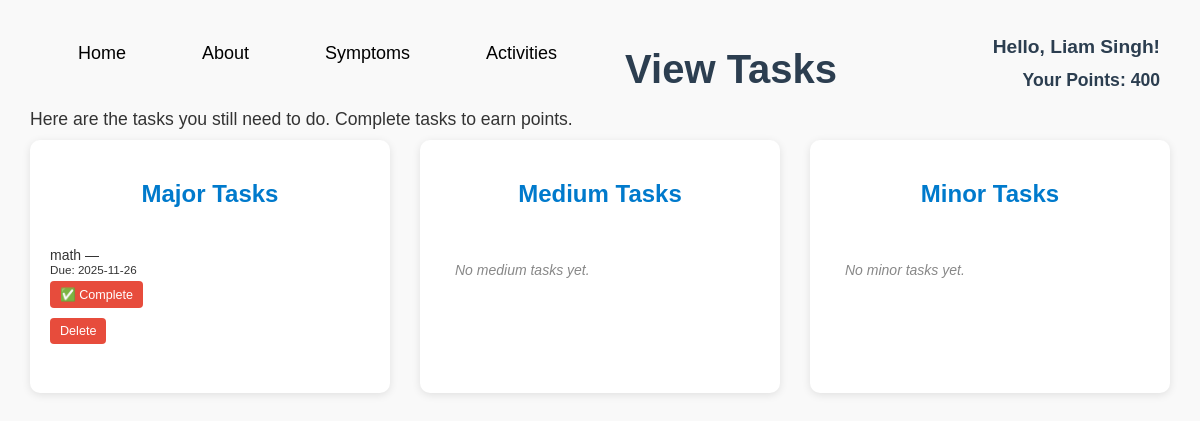
Screenshot of /viewtasks (signed in) with the database file from the repository.
### tables this page shows
CREATE TABLE users (
            id INTEGER PRIMARY KEY AUTOINCREMENT,
            username TEXT UNIQUE,
            password TEXT
        , points INTEGER DEFAULT 0, role TEXT DEFAULT 'child', parent_username TEXT, email TEXT, reminders_enabled INTEGER DEFAULT 0, reminder_frequency TEXT DEFAULT 'weekly', email_verified INTEGER DEFAULT 0);

CREATE TABLE tasks (
            id INTEGER PRIMARY KEY AUTOINCREMENT,
            name TEXT NOT NULL,
            date TEXT,
            importance TEXT NOT NULL,
            user TEXT
        , completed INTEGER DEFAULT 0, completed_at TEXT, duration INTEGER, time TEXT);

### app.py (the view)
@app.route('/viewtasks')
def view_tasks():
    tasks = get_tasks_grouped()
    username = session.get('user') if session else None
    points = 0
    if username:
        conn = get_db_conn()
        c = conn.cursor()
        c.execute("SELECT points FROM users WHERE username = ?", (username,))
        row = c.fetchone()
        if row:
            points = row['points']
        conn.close()
    return render_template('viewtasks.html', tasks=tasks, username=username, points=points)

### app.py (called while the page is built)
def get_db_conn():
    conn = sqlite3.connect(DB_PATH)
    conn.row_factory = sqlite3.Row
    return conn

### templates/viewtasks.html (shortened to what this page needs)
<!DOCTYPE html>
<html lang="en">
<head>
  <link rel="stylesheet" href="{{ url_for('static', filename='activitiesstyle.css') }}">
</head>
<body>
  <div class="menu">
    <ul>
      <li><a href="{{ url_for('home') }}">Home</a></li>
      <li><a href="{{ url_for('about') }}">About</a></li>
      <li><a href="{{ url_for('symptoms') }}">Symptoms</a></li>
      <li><a href="{{ url_for('activities') }}">Activities</a></li>
    </ul>
  </div>
  <div class="front">
    <h1>View Tasks</h1>
    <p class="description">Here are the tasks you still need to do. Complete tasks to earn points.</p>
  </div>
  <div style="max-width:700px; margin:24px auto;">
    <h2 id="greeting"> Hello, {{ username }}!</h2>
    <h3 id="points">Your Points: {{ points }}</h3>
  </div>
  <div class="task-sections">
    <div class="task-section">
      <h2>Major Tasks</h2>
      <ul>
        {% for task in tasks['Major'] %}
        <li>
          {{ task.name }} — <small>Due: {{ task.date }}</small>
          <form action="{{ url_for('complete_task', importance='Major', task_index=loop.index0) }}" method="post" style="display:inline;">
            <button type="submit">✅ Complete</button>
          </form>
          <form action="{{ url_for('delete_task', importance='Major', task_index=loop.index0) }}" method="post" style="display:inline;">
            <button type="submit">Delete</button>
          </form>
        </li>
        {% else %}
        <li class="empty">No major tasks yet.</li>
        {% endfor %}
      </ul>
    </div>
    <div class="task-section">
      <h2>Medium Tasks</h2>
      <ul>
        {% for task in tasks['Medium'] %}
        <li>
          {{ task.name }} — <small>Due: {{ task.date }}</small>
          <form action="{{ url_for('complete_task', importance='Medium', task_index=loop.index0) }}" method="post" style="display:inline;">
            <button type="submit">✅ Complete</button>
          </form>
          <form action="{{ url_for('delete_task', importance='Medium', task_index=loop.index0) }}" method="post" style="display:inline;">
            <button type="submit">Delete</button>
          </form>
        </li>
        {% else %}
        <li class="empty">No medium tasks yet.</li>
        {% endfor %}
      </ul>
    </div>
    <div class="task-section">
      <h2>Minor Tasks</h2>
      <ul>
        {% for task in tasks['Minor'] %}
        <li>
          {{ task.name }} — <small>Due: {{ task.date }}</small>
          <form action="{{ url_for('complete_task', importance='Minor', task_index=loop.index0) }}" method="post" style="display:inline;">
            <button type="submit">✅ Complete</button>
          </form>
          <form action="{{ url_for('delete_task', importance='Minor', task_index=loop.index0) }}" method="post" style="display:inline;">
            <button type="submit">Delete</button>
          </form>
        </li>
        {% else %}
        <li class="empty">No minor tasks yet.</li>
        {% endfor %}
      </ul>
    </div>
  </div>
</body>
</html>

### static/activitiesstyle.css (style rules this page uses)
body { margin: 0; font-family: Arial, sans-serif; background-color: #f9f9f9; color: #333; }
ul { float: left; display: flex; justify-content: center; align-items: center; list-style: none; }
ul li { margin: 0 25px; font-size: 14px; }
ul li a { text-decoration: none; color: black; font-size: 18px; font-family: Arial, Helvetica, sans-serif; padding: 6px 13px; border-radius: 3px; transition: .4s; }
h1 { font-size: 2.5em; color: #2c3e50; margin-bottom: 15px; position: relative; top: 20px; left: 30px; }
.description { font-size: 1.1em; margin-bottom: 20px; position: relative; top: 20px; left: 30px; }
.task-sections { display: grid; grid-template-columns: repeat(3, 1fr); gap: 30px; margin: 30px; }
.task-section { background: white; padding: 20px; border-radius: 10px; box-shadow: 0 2px 8px rgba(0,0,0,0.1); }
.task-section h2 { text-align: center; margin-bottom: 15px; color: #007acc; }
.task-section ul { list-style: none; padding: 0; }
.task-section li { margin: 8px 0; display: flex; flex-direction: column; width: 100%; }
.task-section li form { margin: 5px 0; display: inline-block; }
.task-section li button { padding: 4px 8px; border: none; background-color: #e74c3c; color: white; border-radius: 4px; cursor: pointer; }
.task-section li.empty { color: #888; font-style: italic; text-align: center; }
#greeting { position: absolute; top: 20px; right: 40px; font-size: 1.2em; color: #2c3e50; }
#points { position: absolute; top: 52px; right: 40px; font-size: 1.1em; color: #2c3e50; }
.task-section li button { padding: 6px 10px; border: none; background-color: #e74c3c; color: white; border-radius: 4px; cursor: pointer; font-size: 0.9em; white-space: nowrap; }
.task-section li.empty { color: #888; font-style: italic; text-align: center; background: transparent; border: none; padding: 15px; }

### rows the page displays
users: username "Liam Singh", points "400"
tasks: name "math", date "2025-11-26"
